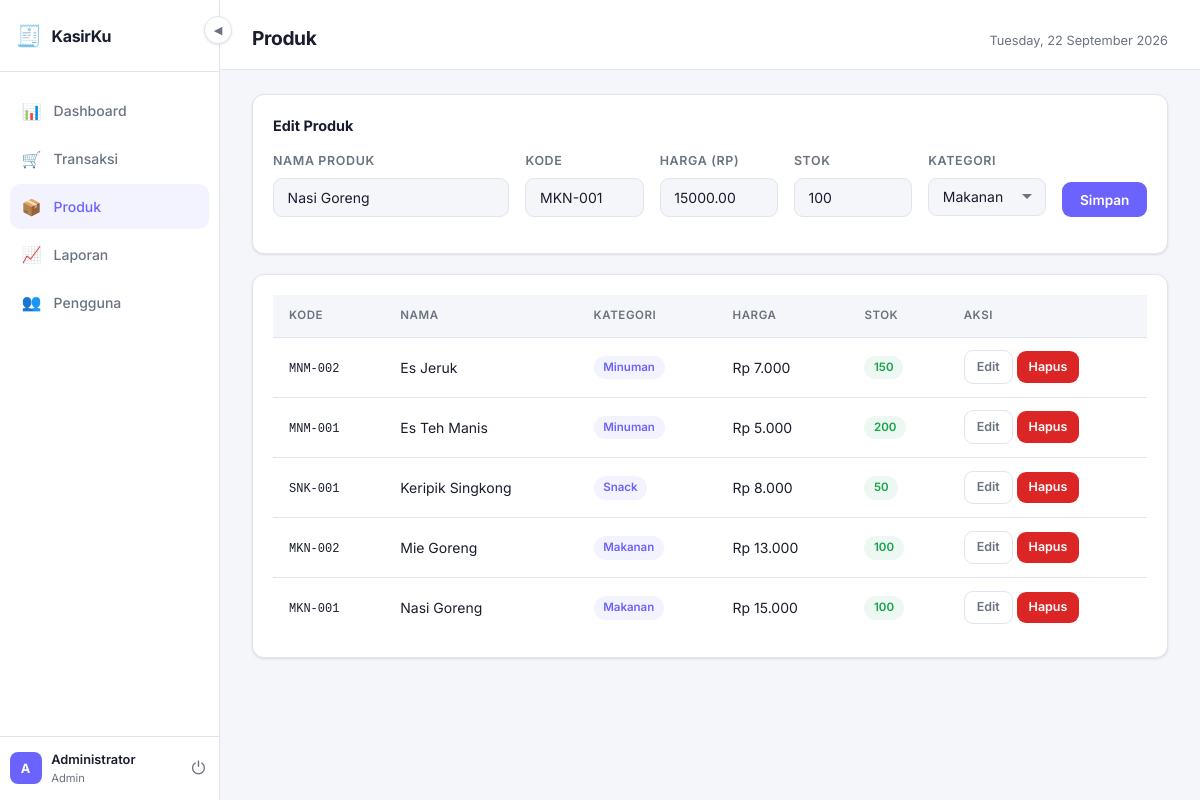
The page /pages/produk.php?edit=1 (signed in) on the database its author committed.
### tables this page shows
CREATE TABLE produk (
    id INT AUTO_INCREMENT PRIMARY KEY,
    kategori_id INT,
    kode VARCHAR(50) UNIQUE,
    nama VARCHAR(150) NOT NULL,
    harga DECIMAL(15,2) NOT NULL DEFAULT 0,
    stok INT NOT NULL DEFAULT 0,
    satuan VARCHAR(30) DEFAULT 'pcs',
    created_at TIMESTAMP DEFAULT CURRENT_TIMESTAMP,
    FOREIGN KEY (kategori_id) REFERENCES kategori(id) ON DELETE SET NULL
);

CREATE TABLE kategori (
    id INT AUTO_INCREMENT PRIMARY KEY,
    nama VARCHAR(100) NOT NULL,
    created_at TIMESTAMP DEFAULT CURRENT_TIMESTAMP
);

### models/ProdukModel.php (called while the page is built, shortened)
<?php
function getAllProduk($pdo) {
    return $pdo->query("
        SELECT p.*, k.nama as kat
        FROM produk p
        LEFT JOIN kategori k ON p.kategori_id = k.id
        ORDER BY p.nama
    ")->fetchAll();
}
function getProdukById($pdo, $id) {
    $stmt = $pdo->prepare("SELECT * FROM produk WHERE id = ?");
    $stmt->execute([$id]);
    return $stmt->fetch();
}

### config/db.php (called while the page is built, shortened)
<?php
function rupiah($angka) {
    return 'Rp ' . number_format($angka, 0, ',', '.');
}
function clean($str) {
    return htmlspecialchars(strip_tags(trim($str)));
}

### models/KategoriModel.php (called while the page is built)
<?php
function getAllKategori($pdo) {
    return $pdo->query("SELECT * FROM kategori ORDER BY nama")->fetchAll();
}

### pages/produk.php (the view, shortened to what this page needs)
<?php
require_once '../config/db.php';
require_once '../models/ProdukModel.php';
require_once '../models/KategoriModel.php';
require_once '../includes/header.php';
$edit     = isset($_GET['edit']) ? getProdukById($pdo, intval($_GET['edit'])) : null;
$produk   = getAllProduk($pdo);
$kategori = getAllKategori($pdo);
?>
<div class="card" style="margin-bottom:1.25rem">
    <strong style="display:block;margin-bottom:1rem"><?= $edit ? 'Edit Produk' : 'Tambah Produk' ?></strong>
    <form method="POST">
        <div class="form-row" style="grid-template-columns:2fr 1fr 1fr 1fr 1fr auto">
            <div class="form-group">
                <label class="form-label">Nama Produk</label>
                <input class="form-control" name="nama" required value="<?= clean($edit['nama'] ?? '') ?>">
            </div>
            <div class="form-group">
                <label class="form-label">Kode</label>
                <input class="form-control" name="kode" value="<?= clean($edit['kode'] ?? '') ?>">
            </div>
            <div class="form-group">
                <label class="form-label">Harga (Rp)</label>
                <input class="form-control" name="harga" type="number" required value="<?= $edit['harga'] ?? '' ?>">
            </div>
            <div class="form-group">
                <label class="form-label">Stok</label>
                <input class="form-control" name="stok" type="number" value="<?= $edit['stok'] ?? 0 ?>">
            </div>
            <div class="form-group">
                <label class="form-label">Kategori</label>
                <select class="form-control" name="kategori_id">
                    <?php foreach ($kategori as $k): ?>
                    <option value="<?= $k['id'] ?>" <?= ($edit['kategori_id'] ?? '') == $k['id'] ? 'selected' : '' ?>>
                        <?= clean($k['nama']) ?>
                    </option>
                    <?php endforeach; ?>
                </select>
            </div>
            <div class="form-group" style="justify-content:flex-end">
                <label class="form-label">&nbsp;</label>
                <button class="btn btn-primary"><?= $edit ? 'Simpan' : 'Tambah' ?></button>
            </div>
        </div>
    </form>
</div>
<div class="card">
    <div class="table-wrap">
        <table>
            <thead><tr><th>Kode</th><th>Nama</th><th>Kategori</th><th>Harga</th><th>Stok</th><th>Aksi</th></tr></thead>
            <tbody>
            <?php foreach ($produk as $p): ?>
            <tr>
                <td><code style="font-size:.75rem"><?= clean($p['kode']) ?></code></td>
                <td><?= clean($p['nama']) ?></td>
                <td><span class="badge badge-purple"><?= clean($p['kat'] ?? '—') ?></span></td>
                <td><?= rupiah($p['harga']) ?></td>
                <td><span class="badge <?= $p['stok'] <= 5 ? 'badge-red' : 'badge-green' ?>"><?= $p['stok'] ?></span></td>
                <td>
                    <a href="?edit=<?= $p['id'] ?>" class="btn btn-ghost btn-sm">Edit</a>
                    <a href="?hapus=<?= $p['id'] ?>" class="btn btn-danger btn-sm"
                       onclick="return confirm('Hapus produk ini?')">Hapus</a>
                </td>
            </tr>
            <?php endforeach; ?>
            </tbody>
        </table>
    </div>
</div>
<?php require_once '../includes/footer.php'; ?>

### assets/style.css (style rules this page uses)
*, *::before, *::after { box-sizing: border-box; margin: 0; padding: 0; }
:root { --bg: #f5f6fa; --surface: #ffffff; --surface-2: #f0f1f5; --border: #e2e4ed; --accent: #6c63ff; --accent-hover: #574fd6; --accent-soft: rgba(108, 99, 255, 0.08); --green: #16a34a; --green-soft: rgba(22, 163, 74, 0.08); --red: #dc2626; --red-soft: rgba(220, 38, 38, 0.08); --yellow: #d97706; --yellow-soft: rgba(217, 119, 6, 0.08); --text: #1a1d2e; --muted: #6b7280; --sidebar-w: 220px; --radius: 12px; --shadow: 0 1px 3px rgba(0, 0, 0, 0.08), 0 1px 2px rgba(0, 0, 0, 0.04); }
body { font-family: "Inter", sans-serif; background: var(--bg); color: var(--text); font-size: 0.9rem; line-height: 1.5; }
.card { background: var(--surface); border: 1px solid var(--border); border-radius: var(--radius); padding: 1.25rem; box-shadow: var(--shadow); }
.btn { display: inline-flex; align-items: center; gap: 0.4rem; padding: 0.6rem 1.1rem; border-radius: 9px; font-size: 0.85rem; font-weight: 600; font-family: inherit; cursor: pointer; border: none; text-decoration: none; transition: all 0.15s; }
.btn-primary { background: var(--accent); color: #fff; }
.btn-danger { background: var(--red); color: #fff; }
.btn-ghost { background: transparent; color: var(--muted); border: 1px solid var(--border); }
.btn-sm { padding: 0.4rem 0.75rem; font-size: 0.78rem; }
.table-wrap { overflow-x: auto; }
table { width: 100%; border-collapse: collapse; }
th { text-align: left; padding: 0.75rem 1rem; font-size: 0.72rem; font-weight: 600; color: var(--muted); text-transform: uppercase; letter-spacing: 0.05em; border-bottom: 1px solid var(--border); background: var(--bg); }
td { padding: 0.8rem 1rem; border-bottom: 1px solid var(--border); font-size: 0.875rem; }
tr:last-child td { border-bottom: none; }
.form-row { display: grid; gap: 1rem; margin-bottom: 1rem; }
.form-group { display: flex; flex-direction: column; gap: 0.4rem; }
.form-label { font-size: 0.78rem; font-weight: 600; color: var(--muted); text-transform: uppercase; letter-spacing: 0.05em; }
.form-control { padding: 0.65rem 0.85rem; background: var(--bg); border: 1px solid var(--border); border-radius: 9px; color: var(--text); font-size: 0.875rem; font-family: inherit; transition: border-color 0.15s; width: 100%; }
select.form-control { appearance: none; background-repeat: no-repeat; background-position: right 0.75rem center; padding-right: 2rem; }
.badge { display: inline-block; padding: 0.2rem 0.6rem; border-radius: 20px; font-size: 0.72rem; font-weight: 600; }
.badge-green { background: var(--green-soft); color: var(--green); }
.badge-purple { background: var(--accent-soft); color: var(--accent); }

### rows shown on the page
produk: nama "Nasi Goreng", kode "MKN-001", harga "15000.00", stok "100", kategori_id "Makanan", kategori.nama "Makanan", harga "Rp 15.000"
produk: kode "MNM-002", nama "Es Jeruk", kategori.nama "Minuman", harga "Rp 7.000", stok "150"
produk: kode "MNM-001", nama "Es Teh Manis", kategori.nama "Minuman", harga "Rp 5.000", stok "200"
produk: kode "SNK-001", nama "Keripik Singkong", kategori.nama "Snack", harga "Rp 8.000", stok "50"
produk: kode "MKN-002", nama "Mie Goreng", kategori.nama "Makanan", harga "Rp 13.000", stok "100"

### other values the page prints
substr($_SESSION['user_nama'], 0, 1) "A"
$_SESSION['user_nama'] "Administrator"
$role "Admin"
$page_title "Produk"
